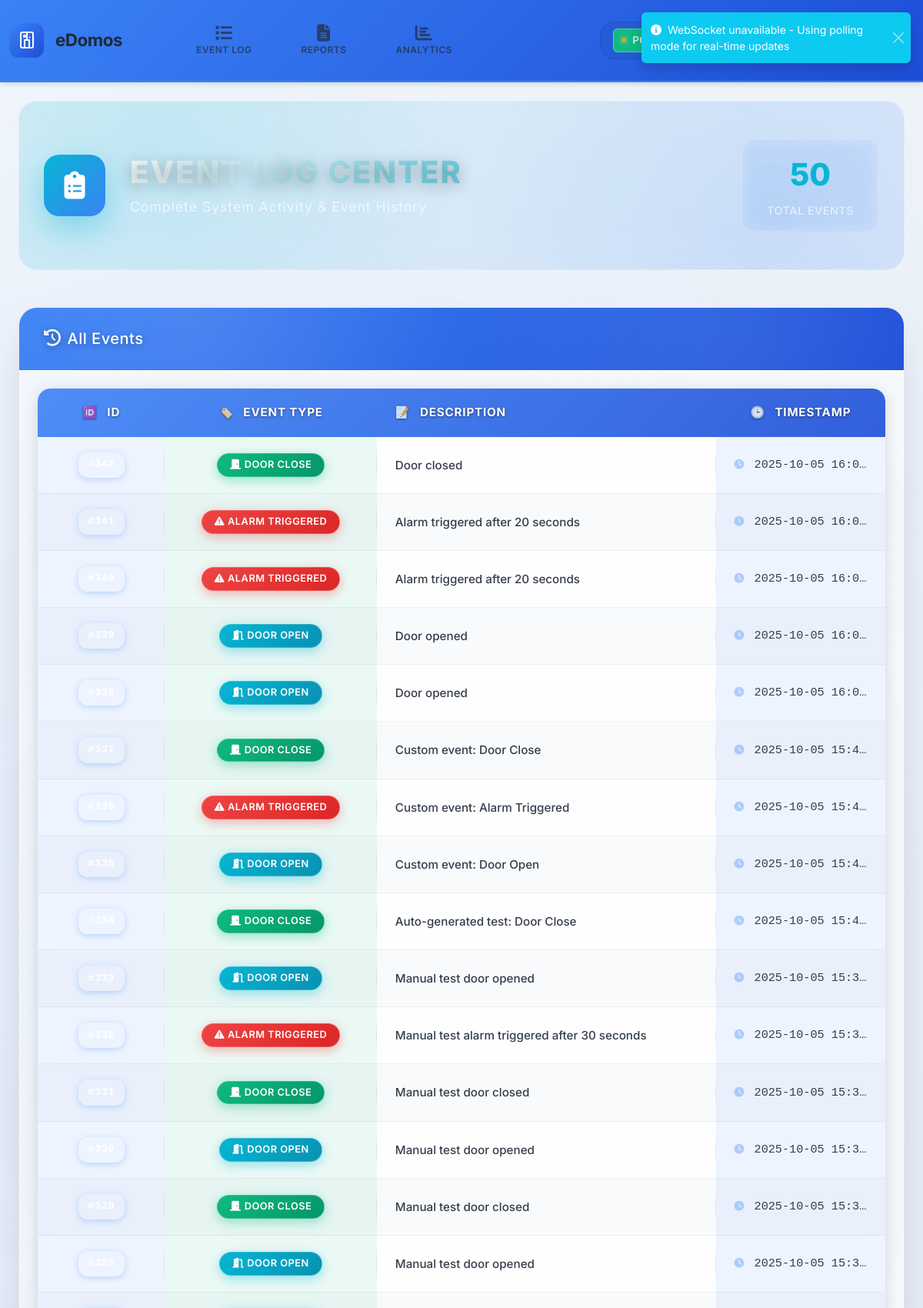
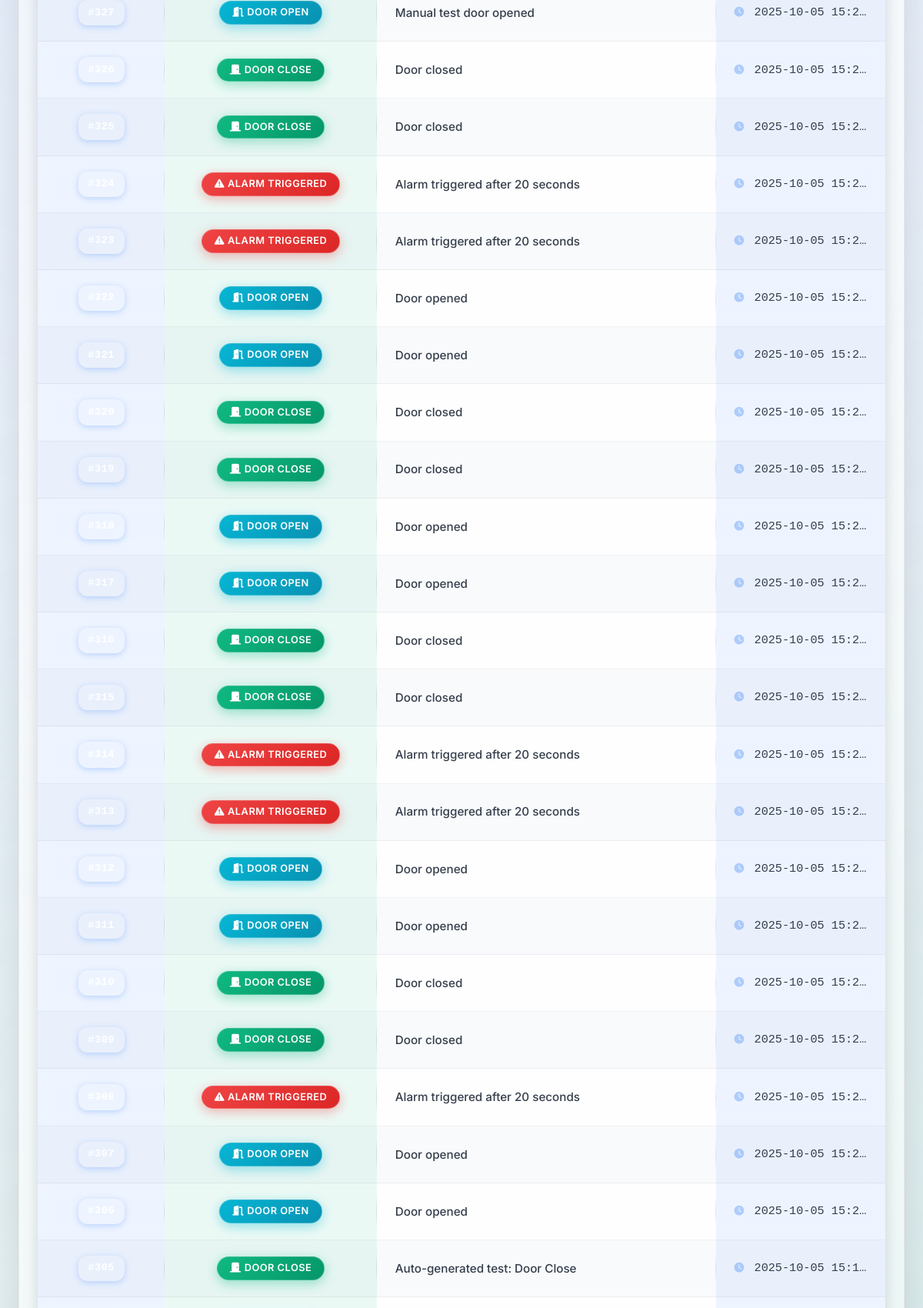
/event-log?page=2 (signed in, upper part), run on the app's committed database (2 pictures, top to bottom).
### models.py (models this page shows, shortened)
class EventLog(db.Model):
    id = db.Column(db.Integer, primary_key=True)
    event_type = db.Column(db.String(50), nullable=False)  # 'door_open', 'door_close', 'alarm_triggered', 'setting_changed'
    description = db.Column(db.Text)
    timestamp = db.Column(db.DateTime, default=datetime.utcnow)

### app.py (the view)
@app.route('/event-log')
@login_required
def event_log():
    if 'event_log' not in current_user.permissions.split(','):
        return redirect(url_for('dashboard'))
    page = request.args.get('page', 1, type=int)
    per_page = 50
    events = EventLog.query.order_by(EventLog.timestamp.desc()).paginate(
        page=page, per_page=per_page, error_out=False)
    return render_template('event_log.html',
        events=events.items,
        pagination=events,
        permissions=current_user.permissions.split(',')
    )

### app.py (called while the page is built)
@login_manager.user_loader
def load_user(user_id):
    return User.query.get(int(user_id))

### templates/event_log.html (shortened to what this page needs)
{% extends "base.html" %}
{% block content %}
<div class="container-fluid">
    <div class="event-log-header-section">
        <div class="event-header-content">
            <div class="event-icon">
                <i class="fas fa-clipboard-list"></i>
            </div>
            <div class="event-title-section">
                <h1 class="event-title">EVENT LOG CENTER</h1>
                <p class="event-subtitle">Complete System Activity & Event History</p>
            </div>
            <div class="event-stats">
                <div class="event-stat-item">
                    <span class="event-stat-number">{{ events|length }}</span>
                    <span class="event-stat-label">Total Events</span>
                </div>
            </div>
        </div>
    </div>
    <div class="row">
        <div class="col-12">
            <div class="card event-log-main-card">
                <div class="card-header event-log-header">
                    <h5 class="mb-0"><i class="fas fa-history me-2"></i>All Events</h5>
                </div>
                <div class="card-body event-log-body">
                    <div class="table-responsive event-table-container">
                        <table id="eventsTable">
                            <thead>
                                <tr>
                                    <th>ID</th>
                                    <th>Event Type</th>
                                    <th>Description</th>
                                    <th>Timestamp</th>
                                </tr>
                            </thead>
                            <tbody id="eventTableBody">
                                {% if events %}
                                    {% for event in events %}
                                    <tr data-event-id="{{ event.id }}">
                                        <td><span class="event-id">#{{ event.id }}</span></td>
                                        <td>
                                            {% if event.event_type == 'door_open' %}
                                            <span class="badge bg-info"><i class="fas fa-door-open me-1"></i>Door Open</span>
                                            {% elif event.event_type == 'door_close' %}
                                            <span class="badge bg-success"><i class="fas fa-door-closed me-1"></i>Door Close</span>
                                            {% elif event.event_type == 'alarm_triggered' %}
                                            <span class="badge bg-danger"><i class="fas fa-exclamation-triangle me-1"></i>Alarm Triggered</span>
                                            {% else %}
                                            <span class="badge bg-secondary"><i class="fas fa-info-circle me-1"></i>{{ event.event_type.replace('_', ' ').title() }}</span>
                                            {% endif %}
                                        </td>
                                        <td class="event-description">{{ event.description }}</td>
                                        <td class="event-timestamp">
                                            <i class="fas fa-clock me-1 opacity-50"></i>
                                            {{ event.timestamp.strftime('%Y-%m-%d %H:%M:%S') }}
                                        </td>
                                    </tr>
                                    {% endfor %}
                                {% endif %}
                            </tbody>
                        </table>
                </div>
            </div>
        </div>
    </div>
</div>
{% endblock %}

### data on the page
EventLog: event_type "door_close" (drawn), description "Door closed", timestamp "2025-10-05 16:0…"
EventLog: event_type "alarm_triggered" (drawn), description "Alarm triggered after 20 seconds", timestamp "2025-10-05 16:0…"
EventLog: event_type "alarm_triggered" (drawn), description "Alarm triggered after 20 seconds", timestamp "2025-10-05 16:0…"
EventLog: event_type "door_open" (drawn), description "Door opened", timestamp "2025-10-05 16:0…"
EventLog: event_type "door_open" (drawn), description "Door opened", timestamp "2025-10-05 16:0…"
EventLog: event_type "door_close" (drawn), description "Custom event: Door Close", timestamp "2025-10-05 15:4…"
EventLog: event_type "alarm_triggered" (drawn), description "Custom event: Alarm Triggered", timestamp "2025-10-05 15:4…"
EventLog: event_type "door_open" (drawn), description "Custom event: Door Open", timestamp "2025-10-05 15:4…"
EventLog: event_type "door_close" (drawn), description "Auto-generated test: Door Close", timestamp "2025-10-05 15:4…"
EventLog: event_type "door_open" (drawn), description "Manual test door opened", timestamp "2025-10-05 15:3…"
EventLog: event_type "alarm_triggered" (drawn), description "Manual test alarm triggered after 30 seconds", timestamp "2025-10-05 15:3…"
EventLog: event_type "door_close" (drawn), description "Manual test door closed", timestamp "2025-10-05 15:3…"
EventLog: event_type "door_open" (drawn), description "Manual test door opened", timestamp "2025-10-05 15:3…"
EventLog: event_type "door_close" (drawn), description "Manual test door closed", timestamp "2025-10-05 15:3…"
EventLog: event_type "door_open" (drawn), description "Manual test door opened", timestamp "2025-10-05 15:3…"
EventLog: event_type "door_open" (drawn), description "Manual test door opened", timestamp "2025-10-05 15:2…"
EventLog: event_type "door_close" (drawn), description "Door closed", timestamp "2025-10-05 15:2…"
EventLog: event_type "door_close" (drawn), description "Door closed", timestamp "2025-10-05 15:2…"
EventLog: event_type "alarm_triggered" (drawn), description "Alarm triggered after 20 seconds", timestamp "2025-10-05 15:2…"
EventLog: event_type "alarm_triggered" (drawn), description "Alarm triggered after 20 seconds", timestamp "2025-10-05 15:2…"
EventLog: event_type "door_open" (drawn), description "Door opened", timestamp "2025-10-05 15:2…"
EventLog: event_type "door_open" (drawn), description "Door opened", timestamp "2025-10-05 15:2…"
EventLog: event_type "door_close" (drawn), description "Door closed", timestamp "2025-10-05 15:2…"
EventLog: event_type "door_close" (drawn), description "Door closed", timestamp "2025-10-05 15:2…"
EventLog: event_type "door_open" (drawn), description "Door opened", timestamp "2025-10-05 15:2…"
EventLog: event_type "door_open" (drawn), description "Door opened", timestamp "2025-10-05 15:2…"
EventLog: event_type "door_close" (drawn), description "Door closed", timestamp "2025-10-05 15:2…"
EventLog: event_type "door_close" (drawn), description "Door closed", timestamp "2025-10-05 15:2…"
EventLog: event_type "alarm_triggered" (drawn), description "Alarm triggered after 20 seconds", timestamp "2025-10-05 15:2…"
EventLog: event_type "alarm_triggered" (drawn), description "Alarm triggered after 20 seconds", timestamp "2025-10-05 15:2…"
EventLog: event_type "door_open" (drawn), description "Door opened", timestamp "2025-10-05 15:2…"
EventLog: event_type "door_open" (drawn), description "Door opened", timestamp "2025-10-05 15:2…"
EventLog: event_type "door_close" (drawn), description "Door closed", timestamp "2025-10-05 15:2…"
EventLog: event_type "door_close" (drawn), description "Door closed", timestamp "2025-10-05 15:2…"
EventLog: event_type "alarm_triggered" (drawn), description "Alarm triggered after 20 seconds", timestamp "2025-10-05 15:2…"
EventLog: event_type "door_open" (drawn), description "Door opened", timestamp "2025-10-05 15:2…"
EventLog: event_type "door_open" (drawn), description "Door opened", timestamp "2025-10-05 15:2…"
EventLog: event_type "door_close" (drawn), description "Auto-generated test: Door Close", timestamp "2025-10-05 15:1…"

### other printed values
{{ events|length }} "50"
